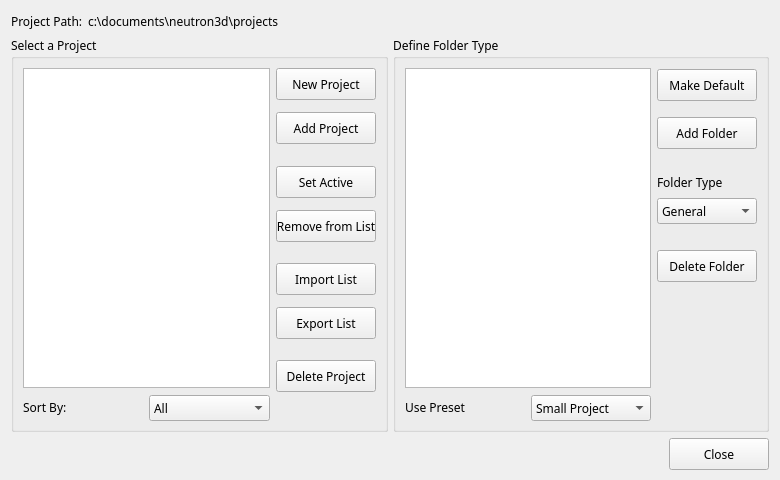
<ui version="4.0" >
 <class>ProjectManager</class>
 <widget class="QWidget" name="ProjectManager" >
  <property name="windowModality" >
   <enum>Qt::NonModal</enum>
  </property>
  <property name="enabled" >
   <bool>true</bool>
  </property>
  <property name="geometry" >
   <rect>
    <x>0</x>
    <y>0</y>
    <width>780</width>
    <height>480</height>
   </rect>
  </property>
  <property name="minimumSize" >
   <size>
    <width>780</width>
    <height>480</height>
   </size>
  </property>
  <property name="windowTitle" >
   <string>Project Manager</string>
  </property>
  <property name="layoutDirection" >
   <enum>Qt::RightToLeft</enum>
  </property>
  <property name="styleSheet" >
   <string notr="true" />
  </property>
  <layout class="QGridLayout" name="gridLayout_4" >
   <property name="spacing" >
    <number>5</number>
   </property>
   <item row="0" column="0" >
    <layout class="QHBoxLayout" name="horizontalLayout" >
     <item>
      <spacer name="horizontalSpacer_2" >
       <property name="orientation" >
        <enum>Qt::Horizontal</enum>
       </property>
       <property name="sizeHint" stdset="0" >
        <size>
         <width>40</width>
         <height>20</height>
        </size>
       </property>
      </spacer>
     </item>
     <item>
      <widget class="QLabel" name="lbl_projectPath_2" >
       <property name="font" >
        <font>
         <family>Lucida Grande, Segoe UI</family>
        </font>
       </property>
       <property name="layoutDirection" >
        <enum>Qt::LeftToRight</enum>
       </property>
       <property name="autoFillBackground" >
        <bool>false</bool>
       </property>
       <property name="text" >
        <string>c:\documents\neutron3d\projects</string>
       </property>
      </widget>
     </item>
     <item>
      <widget class="QLabel" name="lbl_projectPath" >
       <property name="font" >
        <font>
         <family>Lucida Grande, Segoe UI</family>
        </font>
       </property>
       <property name="layoutDirection" >
        <enum>Qt::LeftToRight</enum>
       </property>
       <property name="autoFillBackground" >
        <bool>false</bool>
       </property>
       <property name="text" >
        <string>Project Path:</string>
       </property>
      </widget>
     </item>
    </layout>
   </item>
   <item row="1" column="0" >
    <layout class="QGridLayout" name="gridLayout_3" >
     <item row="0" column="1" >
      <widget class="QGroupBox" name="grb_selectProject" >
       <property name="font" >
        <font>
         <family>Lucida Grande, Segoe UI</family>
        </font>
       </property>
       <property name="layoutDirection" >
        <enum>Qt::LeftToRight</enum>
       </property>
       <property name="styleSheet" >
        <string notr="true" />
       </property>
       <property name="title" >
        <string>Select a Project</string>
       </property>
       <layout class="QGridLayout" name="gridLayout_2" >
        <item row="0" column="2" >
         <layout class="QVBoxLayout" name="verticalLayout" >
          <item>
           <widget class="QPushButton" name="bt_newProject" >
            <property name="minimumSize" >
             <size>
              <width>100</width>
              <height>32</height>
             </size>
            </property>
            <property name="maximumSize" >
             <size>
              <width>100</width>
              <height>30</height>
             </size>
            </property>
            <property name="font" >
             <font>
              <family>Lucida Grande, Segoe UI</family>
             </font>
            </property>
            <property name="whatsThis" >
             <string>&lt;!DOCTYPE HTML PUBLIC "-//W3C//DTD HTML 4.0//EN" "http://www.w3.org/TR/REC-html40/strict.dtd">
&lt;html>&lt;head>&lt;meta name="qrichtext" content="1" />&lt;style type="text/css">
p, li { white-space: pre-wrap; }
&lt;/style>&lt;/head>&lt;body style=" font-family:'Lucida Grande ,Segoe UI'; font-weight:400; font-style:normal;">
&lt;p style=" margin-top:0px; margin-bottom:0px; margin-left:0px; margin-right:0px; -qt-block-indent:0; text-indent:0px;">Click to create a new project.&lt;/p>&lt;/body>&lt;/html></string>
            </property>
            <property name="styleSheet" >
             <string notr="true" />
            </property>
            <property name="text" >
             <string>New Project</string>
            </property>
           </widget>
          </item>
          <item>
           <spacer name="verticalSpacer_9" >
            <property name="orientation" >
             <enum>Qt::Vertical</enum>
            </property>
            <property name="sizeType" >
             <enum>QSizePolicy::Fixed</enum>
            </property>
            <property name="sizeHint" stdset="0" >
             <size>
              <width>20</width>
              <height>10</height>
             </size>
            </property>
           </spacer>
          </item>
          <item>
           <widget class="QPushButton" name="bt_addProject" >
            <property name="minimumSize" >
             <size>
              <width>100</width>
              <height>32</height>
             </size>
            </property>
            <property name="maximumSize" >
             <size>
              <width>100</width>
              <height>30</height>
             </size>
            </property>
            <property name="font" >
             <font>
              <family>Lucida Grande, Segoe UI</family>
             </font>
            </property>
            <property name="whatsThis" >
             <string>&lt;!DOCTYPE HTML PUBLIC "-//W3C//DTD HTML 4.0//EN" "http://www.w3.org/TR/REC-html40/strict.dtd">
&lt;html>&lt;head>&lt;meta name="qrichtext" content="1" />&lt;style type="text/css">
p, li { white-space: pre-wrap; }
&lt;/style>&lt;/head>&lt;body style=" font-family:'Lucida Grande ,Segoe UI'; font-weight:400; font-style:normal;">
&lt;p style=" margin-top:0px; margin-bottom:0px; margin-left:0px; margin-right:0px; -qt-block-indent:0; text-indent:0px;">Click to add an existing project.&lt;/p>&lt;/body>&lt;/html></string>
            </property>
            <property name="styleSheet" >
             <string notr="true" />
            </property>
            <property name="text" >
             <string>Add Project</string>
            </property>
           </widget>
          </item>
          <item>
           <spacer name="verticalSpacer_3" >
            <property name="orientation" >
             <enum>Qt::Vertical</enum>
            </property>
            <property name="sizeType" >
             <enum>QSizePolicy::Fixed</enum>
            </property>
            <property name="sizeHint" stdset="0" >
             <size>
              <width>20</width>
              <height>20</height>
             </size>
            </property>
           </spacer>
          </item>
          <item>
           <widget class="QPushButton" name="bt_setActive" >
            <property name="minimumSize" >
             <size>
              <width>100</width>
              <height>32</height>
             </size>
            </property>
            <property name="maximumSize" >
             <size>
              <width>100</width>
              <height>30</height>
             </size>
            </property>
            <property name="font" >
             <font>
              <family>Lucida Grande, Segoe UI</family>
             </font>
            </property>
            <property name="styleSheet" >
             <string notr="true" />
            </property>
            <property name="text" >
             <string>Set Active</string>
            </property>
           </widget>
          </item>
          <item>
           <spacer name="verticalSpacer_11" >
            <property name="orientation" >
             <enum>Qt::Vertical</enum>
            </property>
            <property name="sizeType" >
             <enum>QSizePolicy::Fixed</enum>
            </property>
            <property name="sizeHint" stdset="0" >
             <size>
              <width>20</width>
              <height>10</height>
             </size>
            </property>
           </spacer>
          </item>
          <item>
           <widget class="QPushButton" name="bt_removeFromList" >
            <property name="minimumSize" >
             <size>
              <width>100</width>
              <height>32</height>
             </size>
            </property>
            <property name="maximumSize" >
             <size>
              <width>100</width>
              <height>30</height>
             </size>
            </property>
            <property name="font" >
             <font>
              <family>Lucida Grande, Segoe UI</family>
             </font>
            </property>
            <property name="styleSheet" >
             <string notr="true" />
            </property>
            <property name="text" >
             <string>Remove from List</string>
            </property>
           </widget>
          </item>
          <item>
           <spacer name="verticalSpacer_2" >
            <property name="orientation" >
             <enum>Qt::Vertical</enum>
            </property>
            <property name="sizeType" >
             <enum>QSizePolicy::Fixed</enum>
            </property>
            <property name="sizeHint" stdset="0" >
             <size>
              <width>20</width>
              <height>20</height>
             </size>
            </property>
           </spacer>
          </item>
          <item>
           <widget class="QPushButton" name="bt_importList" >
            <property name="minimumSize" >
             <size>
              <width>100</width>
              <height>32</height>
             </size>
            </property>
            <property name="maximumSize" >
             <size>
              <width>100</width>
              <height>30</height>
             </size>
            </property>
            <property name="font" >
             <font>
              <family>Lucida Grande, Segoe UI</family>
             </font>
            </property>
            <property name="styleSheet" >
             <string notr="true" />
            </property>
            <property name="text" >
             <string>Import List</string>
            </property>
           </widget>
          </item>
          <item>
           <spacer name="verticalSpacer_10" >
            <property name="orientation" >
             <enum>Qt::Vertical</enum>
            </property>
            <property name="sizeType" >
             <enum>QSizePolicy::Fixed</enum>
            </property>
            <property name="sizeHint" stdset="0" >
             <size>
              <width>20</width>
              <height>10</height>
             </size>
            </property>
           </spacer>
          </item>
          <item>
           <widget class="QPushButton" name="bt_exportList" >
            <property name="minimumSize" >
             <size>
              <width>100</width>
              <height>32</height>
             </size>
            </property>
            <property name="maximumSize" >
             <size>
              <width>100</width>
              <height>30</height>
             </size>
            </property>
            <property name="font" >
             <font>
              <family>Lucida Grande, Segoe UI</family>
             </font>
            </property>
            <property name="styleSheet" >
             <string notr="true" />
            </property>
            <property name="text" >
             <string>Export List</string>
            </property>
           </widget>
          </item>
          <item>
           <spacer name="verticalSpacer" >
            <property name="orientation" >
             <enum>Qt::Vertical</enum>
            </property>
            <property name="sizeType" >
             <enum>QSizePolicy::Fixed</enum>
            </property>
            <property name="sizeHint" stdset="0" >
             <size>
              <width>20</width>
              <height>20</height>
             </size>
            </property>
           </spacer>
          </item>
          <item>
           <widget class="QPushButton" name="bt_deleteProject" >
            <property name="minimumSize" >
             <size>
              <width>100</width>
              <height>32</height>
             </size>
            </property>
            <property name="maximumSize" >
             <size>
              <width>100</width>
              <height>30</height>
             </size>
            </property>
            <property name="font" >
             <font>
              <family>Lucida Grande, Segoe UI</family>
             </font>
            </property>
            <property name="toolTip" >
             <string/>
            </property>
            <property name="styleSheet" >
             <string notr="true" />
            </property>
            <property name="text" >
             <string>Delete Project</string>
            </property>
           </widget>
          </item>
          <item>
           <spacer name="verticalSpacer_4" >
            <property name="orientation" >
             <enum>Qt::Vertical</enum>
            </property>
            <property name="sizeHint" stdset="0" >
             <size>
              <width>20</width>
              <height>40</height>
             </size>
            </property>
           </spacer>
          </item>
         </layout>
        </item>
        <item row="0" column="0" colspan="2" >
         <widget class="QListView" name="lst_project" >
          <property name="font" >
           <font>
            <family>Lucida Grande, Segoe UI</family>
           </font>
          </property>
          <property name="cursor" stdset="0" >
           <cursorShape>ArrowCursor</cursorShape>
          </property>
          <property name="toolTip" >
           <string/>
          </property>
          <property name="statusTip" >
           <string/>
          </property>
          <property name="whatsThis" >
           <string>&lt;!DOCTYPE HTML PUBLIC "-//W3C//DTD HTML 4.0//EN" "http://www.w3.org/TR/REC-html40/strict.dtd">
&lt;html>&lt;head>&lt;meta name="qrichtext" content="1" />&lt;style type="text/css">
p, li { white-space: pre-wrap; }
&lt;/style>&lt;/head>&lt;body style=" font-family:'Lucida Grande ,Segoe UI'; font-weight:400; font-style:normal;">
&lt;p style=" margin-top:0px; margin-bottom:0px; margin-left:0px; margin-right:0px; -qt-block-indent:0; text-indent:0px;">List of current projects&lt;/p>&lt;/body>&lt;/html></string>
          </property>
          <property name="styleSheet" >
           <string notr="true" />
          </property>
          <property name="tabKeyNavigation" >
           <bool>true</bool>
          </property>
          <property name="dragEnabled" >
           <bool>true</bool>
          </property>
          <property name="dragDropMode" >
           <enum>QAbstractItemView::DragOnly</enum>
          </property>
          <property name="resizeMode" >
           <enum>QListView::Fixed</enum>
          </property>
          <property name="layoutMode" >
           <enum>QListView::SinglePass</enum>
          </property>
         </widget>
        </item>
        <item row="1" column="1" >
         <widget class="QComboBox" name="cbx_shortBy" >
          <property name="minimumSize" >
           <size>
            <width>0</width>
            <height>26</height>
           </size>
          </property>
          <property name="maximumSize" >
           <size>
            <width>16777215</width>
            <height>24</height>
           </size>
          </property>
          <property name="font" >
           <font>
            <family>Lucida Grande, Segoe UI</family>
           </font>
          </property>
          <property name="layoutDirection" >
           <enum>Qt::LeftToRight</enum>
          </property>
          <property name="styleSheet" >
           <string notr="true" />
          </property>
          <item>
           <property name="text" >
            <string>All</string>
           </property>
          </item>
          <item>
           <property name="text" >
            <string>Name</string>
           </property>
          </item>
          <item>
           <property name="text" >
            <string>Date</string>
           </property>
          </item>
          <item>
           <property name="text" >
            <string>Size</string>
           </property>
          </item>
          <item>
           <property name="text" >
            <string>-----------------</string>
           </property>
          </item>
          <item>
           <property name="text" >
            <string>Add New</string>
           </property>
          </item>
         </widget>
        </item>
        <item row="1" column="0" >
         <widget class="QLabel" name="lbl_shortBy" >
          <property name="font" >
           <font>
            <family>Lucida Grande, Segoe UI</family>
           </font>
          </property>
          <property name="layoutDirection" >
           <enum>Qt::LeftToRight</enum>
          </property>
          <property name="text" >
           <string>Sort By:</string>
          </property>
         </widget>
        </item>
       </layout>
      </widget>
     </item>
     <item row="0" column="0" >
      <widget class="QGroupBox" name="grb_defineFolderType" >
       <property name="font" >
        <font>
         <family>Lucida Grande, Segoe UI</family>
        </font>
       </property>
       <property name="layoutDirection" >
        <enum>Qt::LeftToRight</enum>
       </property>
       <property name="styleSheet" >
        <string notr="true" />
       </property>
       <property name="title" >
        <string>Define Folder Type</string>
       </property>
       <layout class="QGridLayout" name="gridLayout" >
        <item rowspan="2" row="0" column="2" >
         <layout class="QVBoxLayout" name="verticalLayout_2" >
          <item>
           <widget class="QPushButton" name="bt_makeDefault" >
            <property name="enabled" >
             <bool>true</bool>
            </property>
            <property name="minimumSize" >
             <size>
              <width>100</width>
              <height>32</height>
             </size>
            </property>
            <property name="maximumSize" >
             <size>
              <width>100</width>
              <height>30</height>
             </size>
            </property>
            <property name="font" >
             <font>
              <family>Lucida Grande, Segoe UI</family>
             </font>
            </property>
            <property name="styleSheet" >
             <string notr="true" />
            </property>
            <property name="text" >
             <string>Make Default</string>
            </property>
           </widget>
          </item>
          <item>
           <spacer name="verticalSpacer_8" >
            <property name="orientation" >
             <enum>Qt::Vertical</enum>
            </property>
            <property name="sizeType" >
             <enum>QSizePolicy::Fixed</enum>
            </property>
            <property name="sizeHint" stdset="0" >
             <size>
              <width>20</width>
              <height>10</height>
             </size>
            </property>
           </spacer>
          </item>
          <item>
           <widget class="QPushButton" name="bt_addFolder" >
            <property name="minimumSize" >
             <size>
              <width>100</width>
              <height>32</height>
             </size>
            </property>
            <property name="maximumSize" >
             <size>
              <width>100</width>
              <height>30</height>
             </size>
            </property>
            <property name="font" >
             <font>
              <family>Lucida Grande, Segoe UI</family>
             </font>
            </property>
            <property name="styleSheet" >
             <string notr="true" />
            </property>
            <property name="text" >
             <string>Add Folder</string>
            </property>
           </widget>
          </item>
          <item>
           <spacer name="verticalSpacer_5" >
            <property name="orientation" >
             <enum>Qt::Vertical</enum>
            </property>
            <property name="sizeType" >
             <enum>QSizePolicy::Fixed</enum>
            </property>
            <property name="sizeHint" stdset="0" >
             <size>
              <width>20</width>
              <height>20</height>
             </size>
            </property>
           </spacer>
          </item>
          <item>
           <widget class="QLabel" name="lbl_folderType" >
            <property name="font" >
             <font>
              <family>Lucida Grande, Segoe UI</family>
             </font>
            </property>
            <property name="layoutDirection" >
             <enum>Qt::LeftToRight</enum>
            </property>
            <property name="text" >
             <string>Folder Type</string>
            </property>
           </widget>
          </item>
          <item>
           <widget class="QComboBox" name="cbx_folderType" >
            <property name="sizePolicy" >
             <sizepolicy vsizetype="Fixed" hsizetype="Fixed" >
              <horstretch>0</horstretch>
              <verstretch>0</verstretch>
             </sizepolicy>
            </property>
            <property name="minimumSize" >
             <size>
              <width>100</width>
              <height>26</height>
             </size>
            </property>
            <property name="maximumSize" >
             <size>
              <width>100</width>
              <height>24</height>
             </size>
            </property>
            <property name="font" >
             <font>
              <family>Lucida Grande, Segoe UI</family>
             </font>
            </property>
            <property name="layoutDirection" >
             <enum>Qt::LeftToRight</enum>
            </property>
            <property name="styleSheet" >
             <string notr="true" />
            </property>
            <property name="maxVisibleItems" >
             <number>16</number>
            </property>
            <item>
             <property name="text" >
              <string>General</string>
             </property>
            </item>
            <item>
             <property name="text" >
              <string>Animations</string>
             </property>
            </item>
            <item>
             <property name="text" >
              <string>Characters</string>
             </property>
            </item>
            <item>
             <property name="text" >
              <string>Data</string>
             </property>
            </item>
            <item>
             <property name="text" >
              <string>Material Library</string>
             </property>
            </item>
            <item>
             <property name="text" >
              <string>Models</string>
             </property>
            </item>
            <item>
             <property name="text" >
              <string>Scenes</string>
             </property>
            </item>
            <item>
             <property name="text" >
              <string>Sounds</string>
             </property>
             <property name="icon" >
              <iconset>
               <normalon>images/sound.png</normalon>
              </iconset>
             </property>
            </item>
            <item>
             <property name="text" >
              <string>Textures</string>
             </property>
            </item>
            <item>
             <property name="text" >
              <string>-----------------</string>
             </property>
            </item>
            <item>
             <property name="text" >
              <string>Add New Type</string>
             </property>
            </item>
           </widget>
          </item>
          <item>
           <spacer name="verticalSpacer_6" >
            <property name="orientation" >
             <enum>Qt::Vertical</enum>
            </property>
            <property name="sizeType" >
             <enum>QSizePolicy::Fixed</enum>
            </property>
            <property name="sizeHint" stdset="0" >
             <size>
              <width>20</width>
              <height>20</height>
             </size>
            </property>
           </spacer>
          </item>
          <item>
           <widget class="QPushButton" name="bt_deleteFolder" >
            <property name="minimumSize" >
             <size>
              <width>100</width>
              <height>32</height>
             </size>
            </property>
            <property name="maximumSize" >
             <size>
              <width>100</width>
              <height>30</height>
             </size>
            </property>
            <property name="font" >
             <font>
              <family>Lucida Grande, Segoe UI</family>
             </font>
            </property>
            <property name="styleSheet" >
             <string notr="true" />
            </property>
            <property name="text" >
             <string>Delete Folder</string>
            </property>
           </widget>
          </item>
          <item>
           <spacer name="verticalSpacer_7" >
            <property name="orientation" >
             <enum>Qt::Vertical</enum>
            </property>
            <property name="sizeHint" stdset="0" >
             <size>
              <width>20</width>
              <height>40</height>
             </size>
            </property>
           </spacer>
          </item>
         </layout>
        </item>
        <item row="0" column="0" colspan="2" >
         <widget class="QTreeView" name="trw_defineFolderType" >
          <property name="font" >
           <font>
            <family>Lucida Grande, Segoe UI</family>
           </font>
          </property>
          <property name="styleSheet" >
           <string notr="true" />
          </property>
         </widget>
        </item>
        <item row="1" column="0" >
         <widget class="QLabel" name="lbl_usePreset" >
          <property name="font" >
           <font>
            <family>Lucida Grande, Segoe UI</family>
           </font>
          </property>
          <property name="layoutDirection" >
           <enum>Qt::LeftToRight</enum>
          </property>
          <property name="text" >
           <string>Use Preset</string>
          </property>
         </widget>
        </item>
        <item row="1" column="1" >
         <widget class="QComboBox" name="cbx_usePreset" >
          <property name="minimumSize" >
           <size>
            <width>0</width>
            <height>26</height>
           </size>
          </property>
          <property name="maximumSize" >
           <size>
            <width>16777215</width>
            <height>24</height>
           </size>
          </property>
          <property name="font" >
           <font>
            <family>Lucida Grande, Segoe UI</family>
           </font>
          </property>
          <property name="layoutDirection" >
           <enum>Qt::LeftToRight</enum>
          </property>
          <property name="styleSheet" >
           <string notr="true" />
          </property>
          <item>
           <property name="text" >
            <string>Small Project</string>
           </property>
          </item>
          <item>
           <property name="text" >
            <string>Medium Project</string>
           </property>
          </item>
          <item>
           <property name="text" >
            <string>Big Project</string>
           </property>
          </item>
          <item>
           <property name="text" >
            <string>-----------------</string>
           </property>
          </item>
          <item>
           <property name="text" >
            <string>Add New Preset</string>
           </property>
          </item>
         </widget>
        </item>
       </layout>
      </widget>
     </item>
    </layout>
   </item>
   <item row="2" column="0" >
    <layout class="QHBoxLayout" name="horizontalLayout_2" >
     <item>
      <widget class="QPushButton" name="bt_close" >
       <property name="minimumSize" >
        <size>
         <width>100</width>
         <height>32</height>
        </size>
       </property>
       <property name="maximumSize" >
        <size>
         <width>100</width>
         <height>30</height>
        </size>
       </property>
       <property name="font" >
        <font>
         <family>Lucida Grande, Segoe UI</family>
        </font>
       </property>
       <property name="whatsThis" >
        <string/>
       </property>
       <property name="styleSheet" >
        <string notr="true" />
       </property>
       <property name="text" >
        <string>Close</string>
       </property>
      </widget>
     </item>
     <item>
      <spacer name="horizontalSpacer" >
       <property name="orientation" >
        <enum>Qt::Horizontal</enum>
       </property>
       <property name="sizeHint" stdset="0" >
        <size>
         <width>298</width>
         <height>20</height>
        </size>
       </property>
      </spacer>
     </item>
    </layout>
   </item>
  </layout>
 </widget>
 <tabstops>
  <tabstop>lst_project</tabstop>
  <tabstop>bt_newProject</tabstop>
  <tabstop>bt_addProject</tabstop>
  <tabstop>bt_setActive</tabstop>
  <tabstop>bt_removeFromList</tabstop>
  <tabstop>bt_importList</tabstop>
  <tabstop>bt_exportList</tabstop>
  <tabstop>bt_deleteProject</tabstop>
  <tabstop>trw_defineFolderType</tabstop>
  <tabstop>bt_makeDefault</tabstop>
  <tabstop>bt_addFolder</tabstop>
  <tabstop>cbx_folderType</tabstop>
  <tabstop>cbx_usePreset</tabstop>
 </tabstops>
 <resources>
  <include location="../media/images.qrc" />
 </resources>
 <connections/>
</ui>
